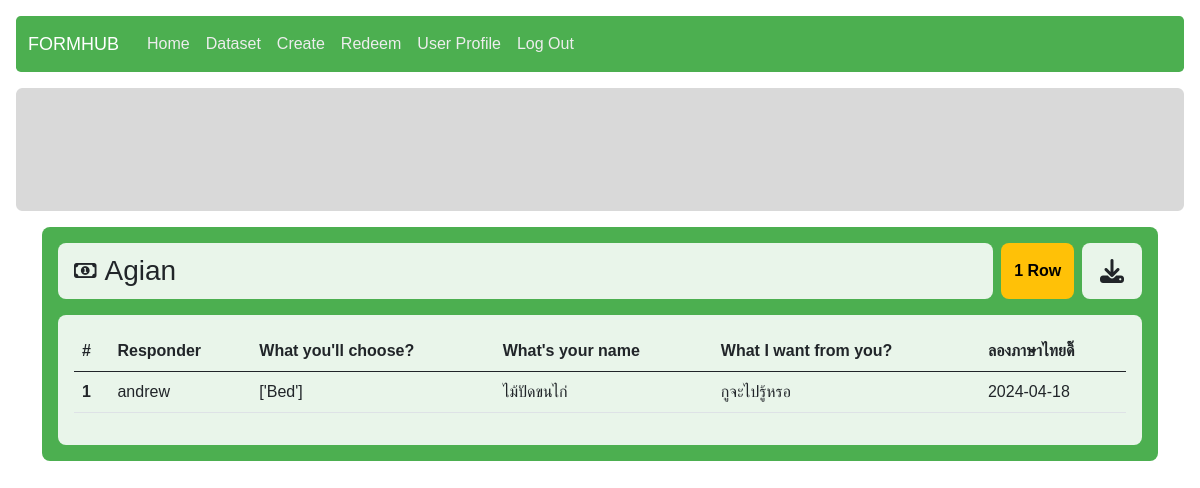
The app's page /manage/responses/4 (signed in) with its own data.
### form_management/models.py (models this page shows, shortened)
class Form(models.Model):
    owner = models.ForeignKey(User, on_delete = models.CASCADE)
    form_name = models.CharField(max_length = 125)
    description = models.CharField(max_length = 1000)
    category = models.ForeignKey(Category, on_delete = models.CASCADE, null = True)
    design = models.JSONField()
    creation_timestamp = models.DateTimeField(auto_now_add = True)
    publish_timestamp = models.DateTimeField(null = True)
    is_open = models.BooleanField(default = False)
    is_sale = models.BooleanField(default = False)
    form_point = models.ForeignKey(Point, on_delete = models.CASCADE, related_name="form_point")
    form_selling_point = models.ForeignKey(Point, on_delete = models.CASCADE, null = True, blank = True, related_name="form_selling_point")
    form_pic = models.ImageField(
        upload_to="static/form_management/imgs",
        null = True,
        default = "static/form_management/imgs/no-pic.png")

class FormResponse(models.Model):
    form = models.ForeignKey(Form, on_delete = models.CASCADE)
    responder = models.ForeignKey(User, on_delete = models.CASCADE)
    response = models.JSONField()
    answering_time = models.DateTimeField(auto_now_add = True)

### authentication/models.py (models this page shows)
class User(AbstractUser):
    student_id = models.CharField(max_length = 10, null = True)
    profile_img = models.ImageField(
        upload_to="static/userprofile/imgs",
        null = True,
        default = "static/userprofile/imgs/default.jpg")
    def __str__(self):
        return f"{self.username}"

### form_management/views.py (the view, shortened to what this page needs)
# urls.py: path("responses/<int:form_id>", views.form_response, name="form_response"),
@csrf_exempt
@login_required
def form_response(request, form_id):
    form = Form.objects.get(pk = form_id)
    user_bought_list = PointTransaction.objects.filter(form_id = form, user_id = request.user, point__lt = 0)
    print("yeeeeeeeeeeeeeeeeeeeeeeeeee")
    print(user_bought_list.exists())
    if request.user.username != form.owner.username:
        if not user_bought_list.exists():
            return HttpResponseRedirect(f"/form/{form_id}")
    form_responses = FormResponse.objects.filter(form = form)
    questions = [section["question"] for section in form.design]
    return render(request, "form_management/form_response.html", {
        "form_name": form.form_name,
        "questions": questions,
        "records": form_responses,
        "form": form,
    })

### templates/form_management/form_response.html (shortened to what this page needs)
{% extends 'layout.html' %}
{% load static %}
{% block extra_css %}
    <link rel="stylesheet" href="{% static 'form_management/form_response.css' %}">
{% endblock %}
{% block body %}
<div class="container">
    <div class="card-cover p-3">
        <div class="header mb-3 d-flex">
            <div class="form-name p-2 d-flex align-items-center">
                {% if not form.is_sale %}
                    <i class="fa-solid fa-circle-dot status mx-2 {% if form.is_open %} active {% else %} closed {% endif %}"></i>
                {% else %}
                    <i class="fa-regular fa-money-bill-1 status mx-2"></i>
                {% endif %}
                <h3>{{ form_name }}</h3>
            </div>
            <div class="form-responses d-flex justify-content-center align-items-center flex-row ms-2 p-3">
                <label for="rows">{{ records.count }}&nbsp;{% if records.count <= 1 %}Row{% else %}Rows{% endif %}</label>
            </div>
            {% if not form.is_open %}
                <div class="download-data d-flex justify-content-center align-items-center ms-2">
                    <i class="fa-solid fa-download"></i>
                </div>
            {% endif %}
        </div>
        <div class="card-trans p-3">
            <div class="form-response">
                <table class="table table-hover">
                    <thead>
                        <th scope="col">#</th>
                        <th scope="col" class="header">Responder</th>
                        {% for question in questions %}
                            <th scope="col" class="header">{{ question }}</th>
                        {% endfor %}
                    </thead>
                    <tbody>
                        {% for record in records %}
                            <tr>
                                <th scope="row">{{ forloop.counter }}</th>
                                <td>{{ record.responder }}</td>
                                {% for item in record.response %}
                                    <td>{{ item.response }}</td>
                                {% endfor %}
                            </tr>
                        {% endfor %}
                    </tbody>
                </table>
            </div>
        </div>
    </div>
</div>
{% endblock %}

### static/core/core.css (style rules this page uses)
* { margin: 0; padding: 0; box-sizing: border-box; font-family: Helvetica; }

### static/form_management/form_response.css (style rules this page uses)
:root { --main-bg: #4CAF50; --card-trans-bg: #FFFFFFE0; }

### records on screen
Form: form_name "Agian"
FormResponse: responder "andrew", response "['Bed']" "ไม้ปัดขนไก่" "กูจะไปรู้หรอ" "2024-04-18"

### other values on screen
{{ records.count }} "1"
{{ question }} "What you'll choose?" "What's your name" "What I want from you?" "ลองภาษาไทยดิ๊"
